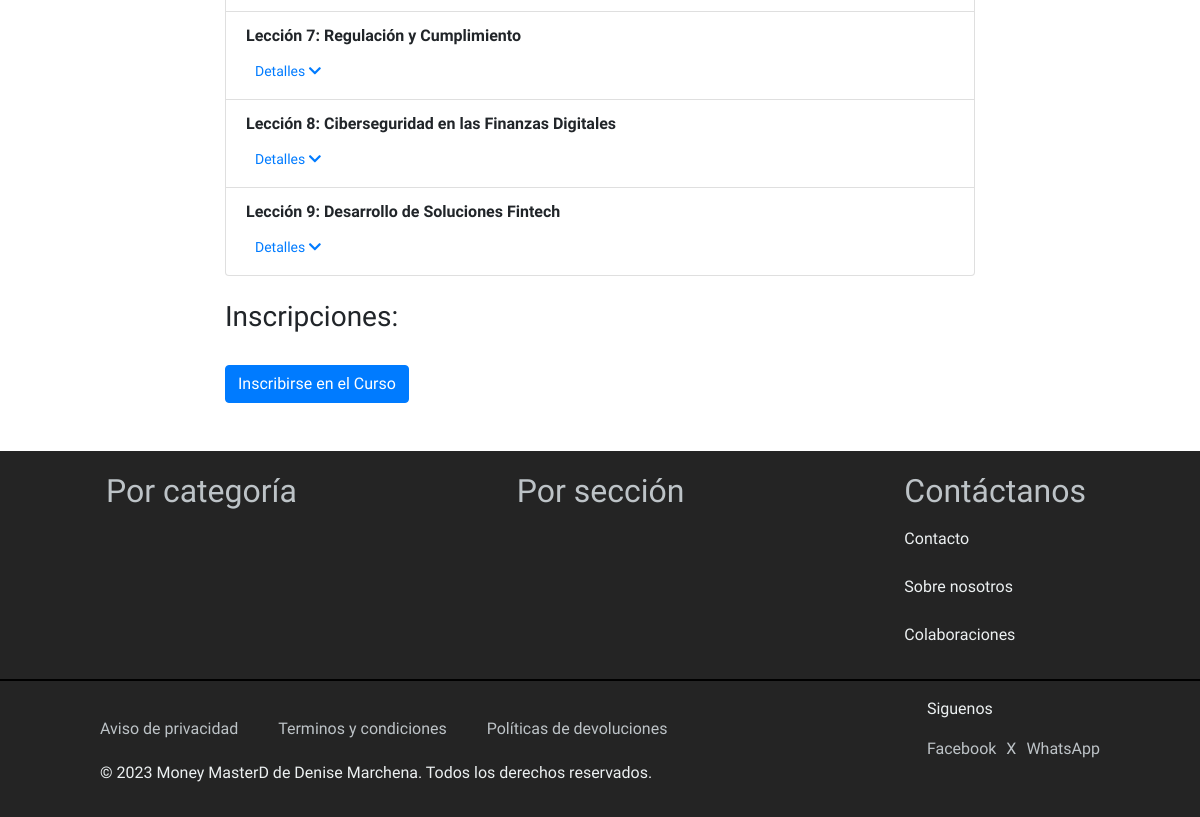
/contenido/curso/6/ (lower part), run on an earlier commit of the app's database.
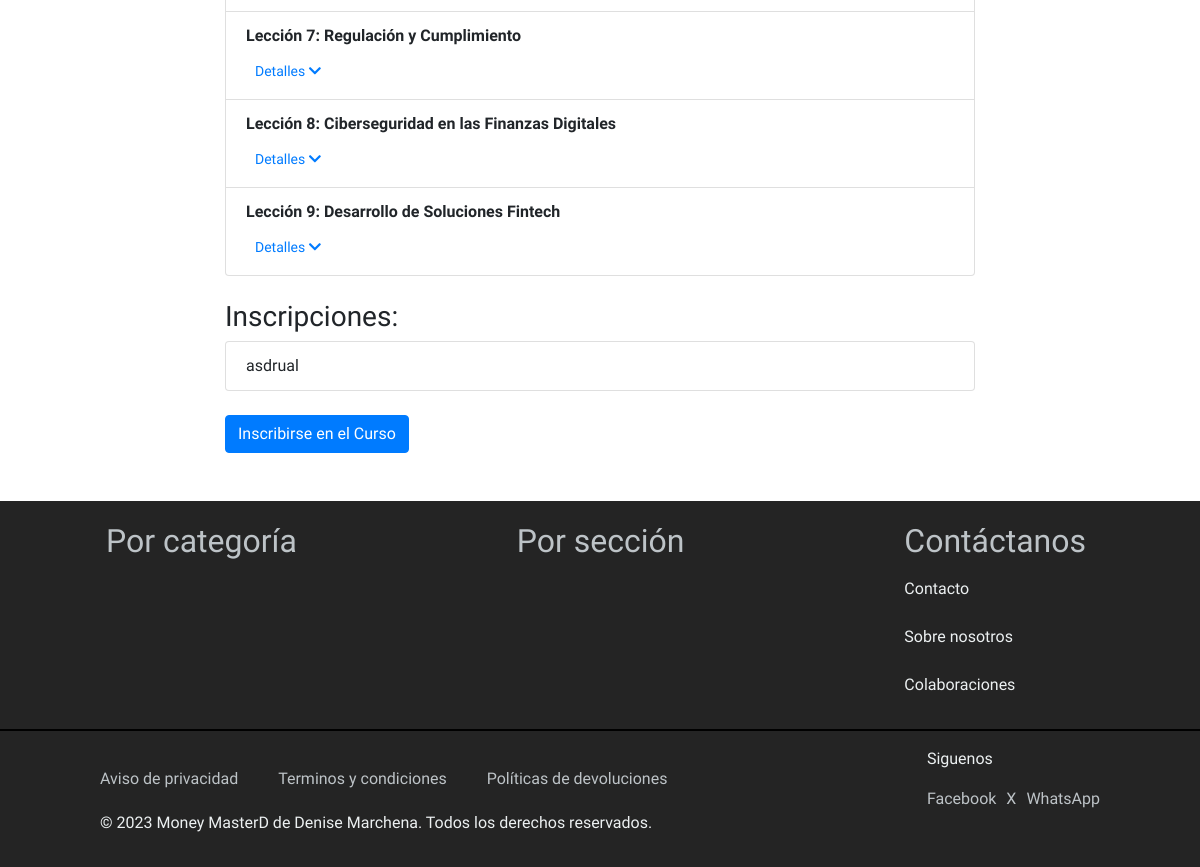
And on a later commit of the database.
### Money/models.py (models this page shows, shortened)
class Leccion(models.Model):
    titulo = models.CharField(max_length=200)
    resumen = models.TextField(null=True, blank=True)  # Resumen de la lección
    duracion = models.DurationField(null=True, blank=True)  # Duración de la lección
    contenido = models.OneToOneField('Contenido', on_delete=models.CASCADE, related_name='leccion')
    curso = models.ForeignKey(Curso, on_delete=models.CASCADE, related_name='lecciones')
    orden = models.PositiveIntegerField()

class InscripcionCurso(models.Model):
    usuario = models.ForeignKey(User, on_delete=models.CASCADE)
    curso = models.ForeignKey(Curso, on_delete=models.CASCADE)
    fecha_inscripcion = models.DateTimeField(auto_now_add=True)
    completado = models.IntegerField(default=False)
    progreso = models.PositiveIntegerField(default=0)
    class Meta:
        unique_together = ('usuario', 'curso')

### Money/views.py (the view)
# urls.py: path('contenido/curso/<int:curso_id>/', views.detalle_curso, name='detalle_curso'),
def detalle_curso(request, curso_id):
    curso = Curso.objects.get(id=curso_id)
    lecciones = curso.lecciones.all()
    inscripciones = InscripcionCurso.objects.filter(curso=curso)
    return render(request, 'contenido/detalle_curso.html', {'curso': curso, 'lecciones': lecciones, 'inscripciones': inscripciones})

### Money/templates/contenido/detalle_curso.html (shortened to what this page needs)
{% extends 'base.html' %}
{% block extra_head %}
<link rel="stylesheet" href="https://cdnjs.cloudflare.com/ajax/libs/font-awesome/5.15.1/css/all.min.css">
{% endblock %}
{% block content %}
<div class="container mt-5">
    <div class="row mt-4">
        <div class="col-md-8 offset-md-2">
            <div class="list-group">
                {% for leccion in lecciones %}
                    <div class="list-group-item">
                        <div class="d-flex justify-content-between align-items-center">
                            <a href="{% url 'contenido_leccion' leccion.id %}" class="custom-link font-weight-bold">{{ leccion.titulo }}</a>
                        </div>
                        <div class="mt-2 d-flex justify-content-between align-items-center">
                            <button class="btn btn-link btn-sm" type="button" data-toggle="collapse" data-target="#detalleLeccion{{ leccion.id }}" aria-expanded="false">
                                Detalles <i class="fas fa-chevron-down detail-icon"></i>
                            </button>
                        </div>
                    </div>
                {% endfor %}
            </div>
        </div>
    </div>
    <div class="row mt-4">
        <div class="col-md-8 offset-md-2">
            <h3>Inscripciones:</h3>
            <ul class="list-group">
                {% for inscripcion in inscripciones %}
                    <li class="list-group-item d-flex justify-content-between align-items-center">
                        <span>{{ inscripcion.usuario.username }}</span>
                    </li>
                {% endfor %}
            </ul>
        </div>
    </div>
    {% if user != curso.instructor %}
        <div class="row mt-4">
            <div class="col-md-8 offset-md-2">
                <a href="{% url 'inscribir_curso' curso_id=curso.id %}" class="btn btn-primary">Inscribirse en el Curso</a>
            </div>
        </div>
    {% endif %}
</div>
<br>
<br>
{% endblock %}

What changed in the data, as far as the page shows it:
added InscripcionCurso: usuario.username "asdrual"
